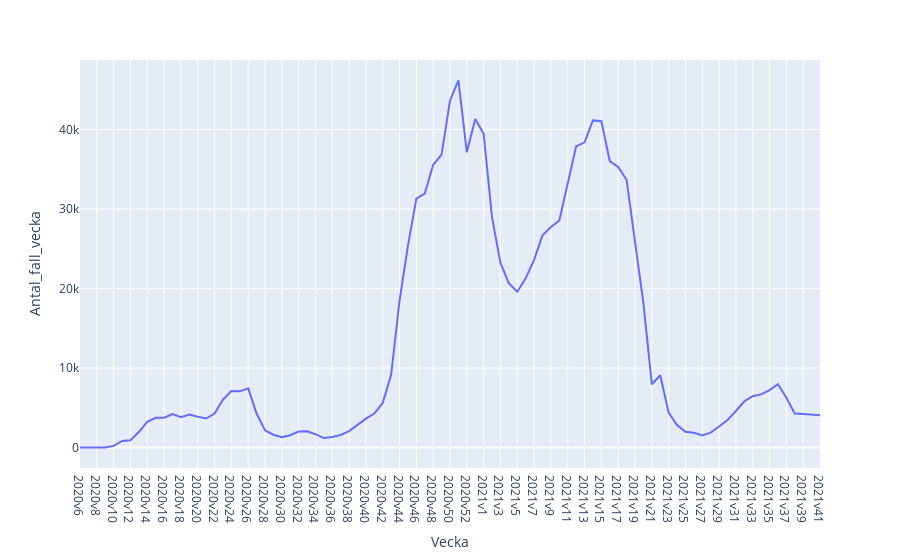

The notebook cell this image was saved under:
### Code cell
# Add a graph for number of death to the same graph
fig = px.line(covid19_cases, x="Vecka", y=covid19_cases["Antal_fall_vecka"])
fig.update_layout(hovermode="x")
fig.update_xaxes(
    showspikes=True,
    spikedash="solid"
)
fig.show()

### Figure 1 — Plotly figure (JSON) as saved in the notebook; plotly's stock layout.template omitted (floating-point values rounded to 4 significant figures)
{"data": [{"hovertemplate": "Vecka=%{x}<br>Antal_fall_vecka=%{y}<extra></extra>", "legendgroup": "", "line": {"color": "#636efa", "dash": "solid"}, "marker": {"symbol": "circle"}, "mode": "lines", "name": "", "orientation": "v", "showlegend": false, "type": "scatter", "x": ["2020v6", "2020v7", "2020v8", "2020v9", "2020v10", "2020v11", "2020v12", "2020v13", "2020v14", "2020v15", "2020v16", "2020v17", "2020v18", "2020v19", "2020v20", "2020v21", "2020v22", "2020v23", "2020v24", "2020v25", "2020v26", "2020v27", "2020v28", "2020v29", "2020v30", "2020v31", "2020v32", "2020v33", "2020v34", "2020v35", "2020v36", "2020v37", "2020v38", "2020v39", "2020v40", "2020v41", "2020v42", "2020v43", "2020v44", "2020v45", "2020v46", "2020v47", "2020v48", "2020v49", "2020v50", "2020v51", "2020v52", "2020v53", "2021v1", "2021v2", "2021v3", "2021v4", "2021v5", "2021v6", "2021v7", "2021v8", "2021v9", "2021v10", "2021v11", "2021v12", "2021v13", "2021v14", "2021v15", "2021v16", "2021v17", "2021v18", "2021v19", "2021v20", "2021v21", "2021v22", "2021v23", "2021v24", "2021v25", "2021v26", "2021v27", "2021v28", "2021v29", "2021v30", "2021v31", "2021v32", "2021v33", "2021v34", "2021v35", "2021v36", "2021v37", "2021v38", "2021v39", "2021v40", "2021v41"], "xaxis": "x", "y": [1, 0, 0, 13, 211, 838, 924, 1957, 3229, 3740, 3752, 4203, 3832, 4153, 3869, 3659, 4280, 6021, 7123, 7073, 7455, 4279, 2179, 1622, 1316, 1556, 2014, 2052, 1687, 1200, 1332, 1592, 2080, 2919, 3642, 4278, 5620, 9155, 18474, 25405, 31319, 31944, 35560, 36837, 43631, 46177, 37134, 41323, 39455, 28942, 23230, 20660, 19605, 21283, 23615, 26690, 27748, 28555, 33033, 37881, 38386, 41147, 41038, 36032, 35306, 33680, 25916, 18169, 7974, 9094, 4394, 2848, 1982, 1869, 1514, 1881, 2662, 3459, 4608, 5820, 6466, 6688, 7236, 7972, 6266, 4298, 4241, 4141, 4062], "yaxis": "y"}], "layout": {"hovermode": "x", "legend": {"tracegroupgap": 0}, "margin": {"t": 60}, "xaxis": {"anchor": "y", "domain": [0, 1], "showspikes": true, "spikedash": "solid", "title": {"text": "Vecka"}}, "yaxis": {"anchor": "x", "domain": [0, 1], "title": {"text": "Antal_fall_vecka"}}}}
